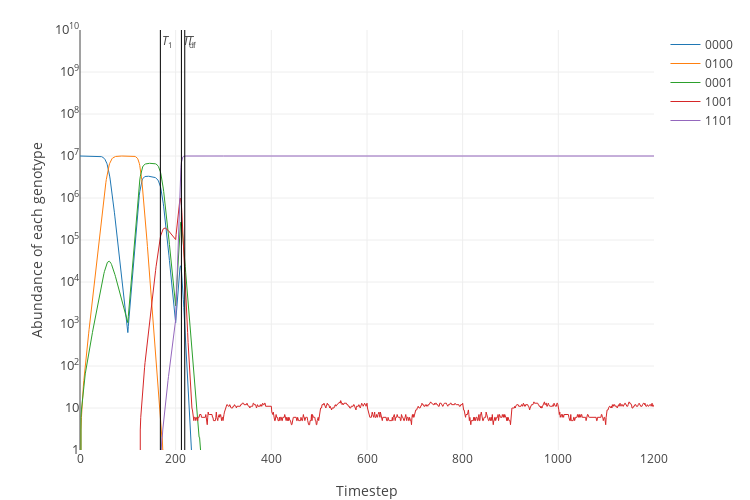

Notebook code for this chart:
### Code cell
plot_simulation(simulate([landscape1, landscape2], frequency=100, carrying_cap=int(1.0e7), prob_mutation=1.0e-6))

### Figure 1 — Plotly figure (JSON) as saved in the notebook; plotly's stock layout.template omitted (floating-point values rounded to 4 significant figures; data arrays with more than 128 entries replaced by an {"elided": "..."} marker saying what was removed)
{"data": [{"line": {"width": 1}, "name": "0000", "type": "scatter", "uid": "3dc44bf6-d25e-11e8-80e4-001ec21b2620", "x": {"elided": "1201 int values"}, "y": {"elided": "1201 int values"}}, {"line": {"width": 1}, "name": "0100", "type": "scatter", "uid": "3dc4511e-d25e-11e8-85d8-001ec21b2620", "x": {"elided": "1201 int values"}, "y": {"elided": "1201 int values"}}, {"line": {"width": 1}, "name": "0001", "type": "scatter", "uid": "3dc453b4-d25e-11e8-b5a2-001ec21b2620", "x": {"elided": "1201 int values"}, "y": {"elided": "1201 int values"}}, {"line": {"width": 1}, "name": "1001", "type": "scatter", "uid": "3dc45650-d25e-11e8-a090-001ec21b2620", "x": {"elided": "1201 int values"}, "y": {"elided": "1201 int values"}}, {"line": {"width": 1}, "name": "1101", "type": "scatter", "uid": "3dc458ba-d25e-11e8-bcd9-001ec21b2620", "x": {"elided": "1201 int values"}, "y": {"elided": "1201 int values"}}, {"line": {"color": "black", "width": 1}, "mode": "lines", "name": "T_1", "showlegend": false, "type": "scatter", "uid": "3dc45b0a-d25e-11e8-a563-001ec21b2620", "x": [168, 168], "y": [0, 10000000000]}, {"line": {"color": "black", "width": 1}, "mode": "lines", "name": "T_d", "showlegend": false, "type": "scatter", "uid": "3dc45d62-d25e-11e8-a2b0-001ec21b2620", "x": [212, 212], "y": [0, 10000000000]}, {"line": {"color": "black", "width": 1}, "mode": "lines", "name": "T_f", "showlegend": false, "type": "scatter", "uid": "3dc460e6-d25e-11e8-a7e0-001ec21b2620", "x": [219, 219], "y": [0, 10000000000]}], "layout": {"annotations": [{"showarrow": false, "text": "<i>T</i><sub>1</sub>", "x": 168, "xanchor": "left", "xref": "x", "y": 9.75, "yref": "y"}, {"showarrow": false, "text": "<i>T</i><sub>d</sub>", "x": 212, "xanchor": "left", "xref": "x", "y": 9.75, "yref": "y"}, {"showarrow": false, "text": "<i>T</i><sub>f</sub>", "x": 219, "xanchor": "left", "xref": "x", "y": 9.75, "yref": "y"}], "height": 500, "margin": {"b": 50, "t": 30}, "width": 750, "xaxis": {"title": "Timestep"}, "yaxis": {"exponentformat": "power", "range": [0, 10], "tickfont": {"size": 10}, "title": "Abundance of each genotype", "type": "log"}}}
